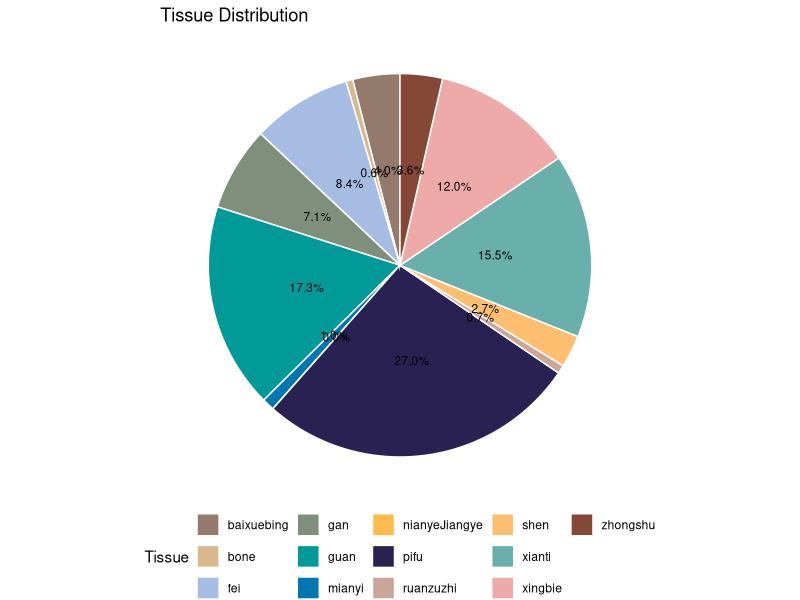
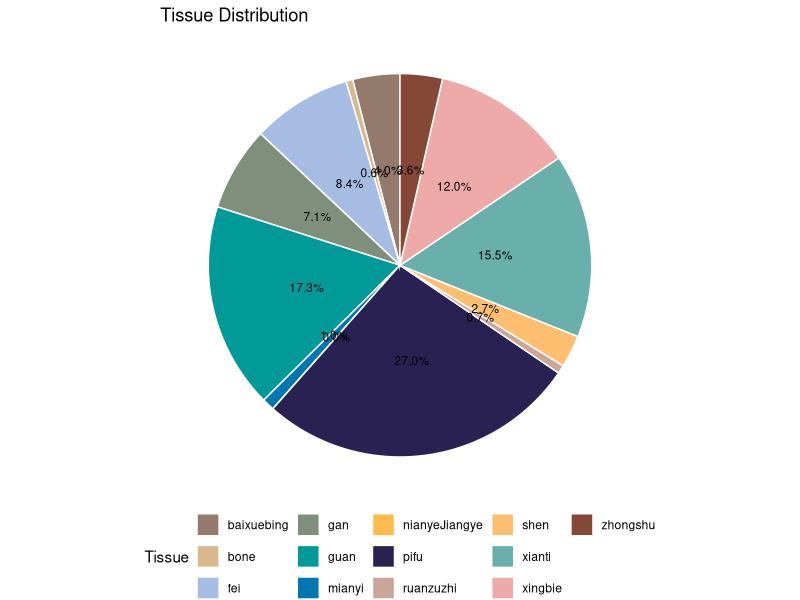

Source code (R) for these figures, in order:
library(ggplot2)

# 示例数据
data <- data.frame(
  tissue = c("baixuebing", "bone", "fei", "gan", "guan", "mianyi", "nianyeJiangye", "pifu", "ruanzuzhi", "shen", "xianti", "xingbie", "zhongshu"),
  site = c(232367, 33675, 491853, 414982, 1013454, 60822, 477, 1579843, 41242, 159464, 907210, 699290, 208616)
)

# 配色方案
colors <- c("#947A6D", "#D7B98E", "#a6bce3", "#808F7C", "#019a99", "#0077b0", "#ffba4d", "#282152", "#caa59a", "#fdbf6f", "#69B0AC", "#EEA9A9", "#854836")

# 计算百分比
data$percentage <- data$site / sum(data$site) * 100

# 绘制饼图
p <- ggplot(data, aes(x = "", y = site, fill = tissue)) +
  geom_bar(stat = "identity", width = 1, color = "white") +
  coord_polar("y", start = 0) +
  theme_void() +
  theme(legend.position = "bottom") +
  scale_fill_manual(values = colors) +
  labs(title = "Tissue Distribution", fill = "Tissue") +
  geom_text(aes(label = sprintf("%.1f%%", percentage)), 
            position = position_stack(vjust = 0.5),
            size = 3)  # 调整文本大小

print(p)
ggsave(p, file='tissue site pie.pdf', width=5, height=4)
